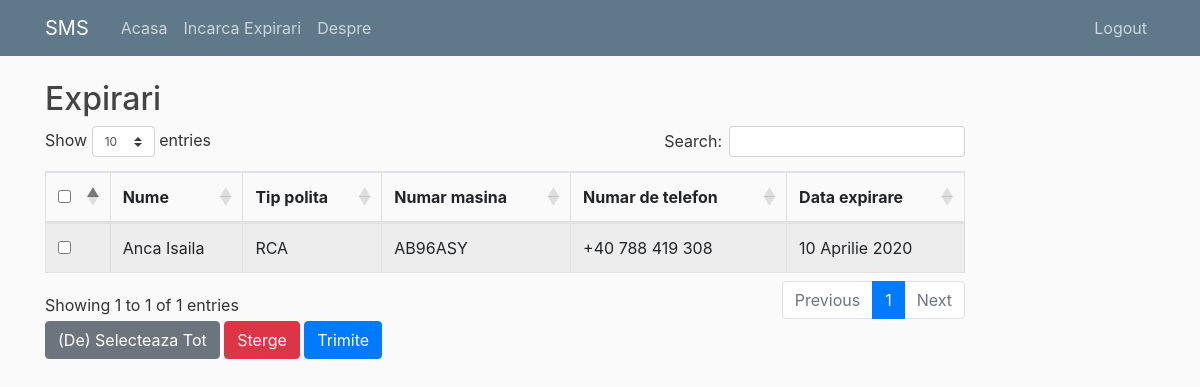
The page / (signed in) on the database its author committed.
### sms/models.py (models this page shows, shortened)
class Expirari(models.Model):
    name = models.CharField(blank = True, max_length=100)
    numar_telefon = models.CharField(max_length=20)
    numar_masina = models.CharField(max_length=10)
    tip_asigurare = models.CharField(max_length=20)
    sucursala = models.CharField(blank=False, max_length=100)
    mesaje_trimise = models.IntegerField(blank=True, default=0)
    valabilitate_sfarsit = models.DateField()

### sms/views.py (the view)
# urls.py: path('', HomeView.as_view(), name='sms-home'),
@method_decorator(login_required, name='dispatch')
class HomeView(View):
    def get(self, request):
        expirari = Expirari.objects.filter(mesaje_trimise=0)
        for e in expirari:
            e.valabilitate_sfarsit = get_romanian_date(e.valabilitate_sfarsit)
        context = {
            'expirari': expirari,
            'mesaje': Messages.objects.all(),
        }
        return render(request, 'sms/home.html', context)

### sms/models.py (called while the page is built)
def get_romanian_date(date):
    months_translate = {
        'Jan': 'Ianuarie',
        'Feb': 'Februarie',
        'Mar': 'Martie',
        'Apr': 'Aprilie',
        'May': 'Mai',
        'Jun': 'Iunie',
        'Jul': 'Iulie',
        'Aug': 'August',
        'Sep': 'Septembrie',
        'Oct': 'Octombrie',
        'Nov': 'Noiembrie',
        'Dec': 'Decembrie',
    }
    valabilitate_sfarsit = date.strftime('%d %b %Y')
    for eng, rom in months_translate.items():
        valabilitate_sfarsit = valabilitate_sfarsit.replace(eng, rom)
    return valabilitate_sfarsit

    def __str__(self):
        return self.name

### sms/templates/sms/home.html (shortened to what this page needs)
{% extends "sms/base.html" %}
{% block page_content %}
<div>
    <div>
    <table id="tabel-expirari" class="table table-striped table-bordered" style="width:100%">
        <h2> Expirari </h2>
        <thead>
            <tr>
                <th class="active">
                    <input type="checkbox" class="select-all checkbox" name="select-all" />
                </th>
                <th class='th-sm'>Nume</th>
                <th class='th-sm'>Tip polita</th>
                <th class='th-sm'>Numar masina</th>
                <th class='th-sm'>Numar de telefon</th>
                <th class='th-sm'>Data expirare</th>
            </tr>
        </thead>
        <tbody>
            {% if expirari %}
                {% for expirare in expirari %}
                <tr>
                    <td class="active">
                    <input type="checkbox" class="select-item checkbox" name="select-item" value="{{ expirare.id }}" />
                    </td>
                    <td>{{ expirare.name }}</td>
                    <td>{{ expirare.tip_asigurare}}</td>
                    <td>{{ expirare.numar_masina }}</td>
                    <td>{{ expirare.numar_telefon }}</td>
                    <td>{{ expirare.valabilitate_sfarsit }}</td>
                </tr>
                {% endfor %}
            {% endif %}
            </tbody>
    </table>
    <div>
        <button id="select-all" class="btn button-default btn-secondary">(De) Selecteaza Tot</button>
        <button id="delete" type="button" class="btn btn-danger">Sterge</button>
        <button type="button" class="btn btn-primary" data-toggle="modal" data-target="#exampleModal"> Trimite </button>
    </div>
</div>
<br/><br/><br/><br/>
{% endblock %}

### sms/static/sms/main.css (style rules this page uses)
body { background: #fafafa; color: #333333; margin-top: 5rem; }
h1, h2, h3, h4, h5, h6 { color: #444444; }

### rows shown on the page
Expirari: name "Anca Isaila", tip_asigurare "RCA", numar_masina "AB96ASY", numar_telefon "+40 788 419 308", valabilitate_sfarsit "10 Aprilie 2020"
